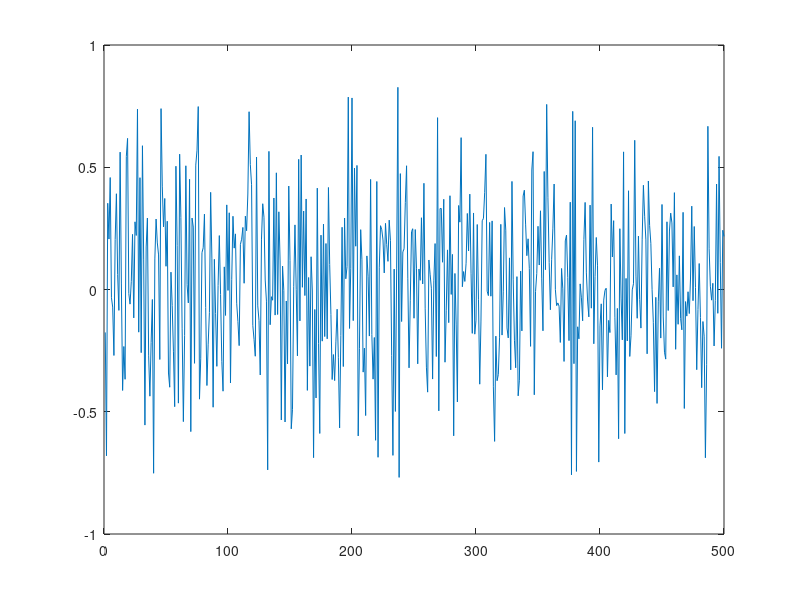

Recreate this plot in MATLAB. (Note: this script raises an error after producing the figure.)
duration = 60;
fs = 44100;
y0 = zeros(1, duration * fs);

y0 = y0';
y1 = awgn(y0,10);
plot(y1(1:500));

devWriter = audioDeviceWriter;
%fileWriter = dsp.AudioFileWriter('noise.wav','FileFormat','WAV');
tic;
audiowrite('WhiteNoise.wav', y1, fs);

release(devWriter);     % close the audio output device
%release(fileWriter);    % close the output file